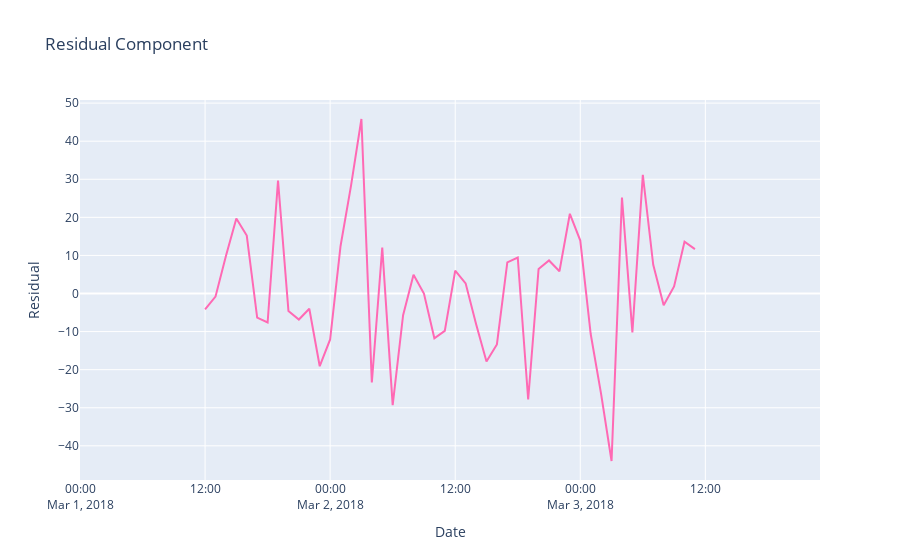

The cell this chart's notebook holds for it:
### Markdown cell above
Seasonality suggests rides peak at 4am and drop dramatically at 9am. Rides start to increase at 12pm until 2pm. A significant rise occurs again at 8pm until falling back down at 10pm. Rides increase at around midnight and see a sharp rise at 3am.

The early morning increase in rides could be explained by the lack of transportation available to airport users. Spikes seen around 8pm could be explained by an increase in people touching down in the airport after work hours. These are all theories, however what is clear is that seasonality exists.

### Code cell
# Repeat for residual component
residual = decomposition.resid

# Plot the residual component
fig = go.Figure()

# Plot residual component with hotpink color
fig.add_trace(go.Scatter(x=df.index, y=residual, mode='lines', line=dict(color='hotpink'), name='Residual'))

# Update layout
fig.update_layout(title='Residual Component',
                  xaxis_title='Date',
                  yaxis_title='Residual')

# Show figure
fig.show()

### Figure 1 — Plotly figure (JSON) as saved in the notebook; plotly's stock layout.template omitted (floating-point values rounded to 4 significant figures; data arrays with more than 128 entries replaced by an {"elided": "..."} marker saying what was removed)
{"data": [{"line": {"color": "hotpink"}, "mode": "lines", "name": "Residual", "type": "scatter", "x": {"elided": "4416 str values"}, "y": [null, null, null, null, null, null, null, null, null, null, null, null, -4.141, -0.829, 9.859, 19.72, 15.23, -6.35, -7.621, 29.68, -4.61, -6.839, -4.016, -19.09, -12.06, 12.47, 28.29, 45.83, -23.38, 12.07, -29.32, -5.704, 4.931, -0.006076, -11.78, -9.798, 5.984, 2.671, -8.016, -17.88, -13.39, 8.192, 9.463, -27.84, 6.452, 8.681, 5.859, 20.93, 13.9, -10.63, -26.44, -43.99, 25.22, -10.22, 31.16, 7.546, -3.089, 1.848, 13.62, 11.64, null, null, null, null, null, null, null, null, null, null, null, null]}], "layout": {"title": {"text": "Residual Component"}, "xaxis": {"title": {"text": "Date"}}, "yaxis": {"title": {"text": "Residual"}}}}
